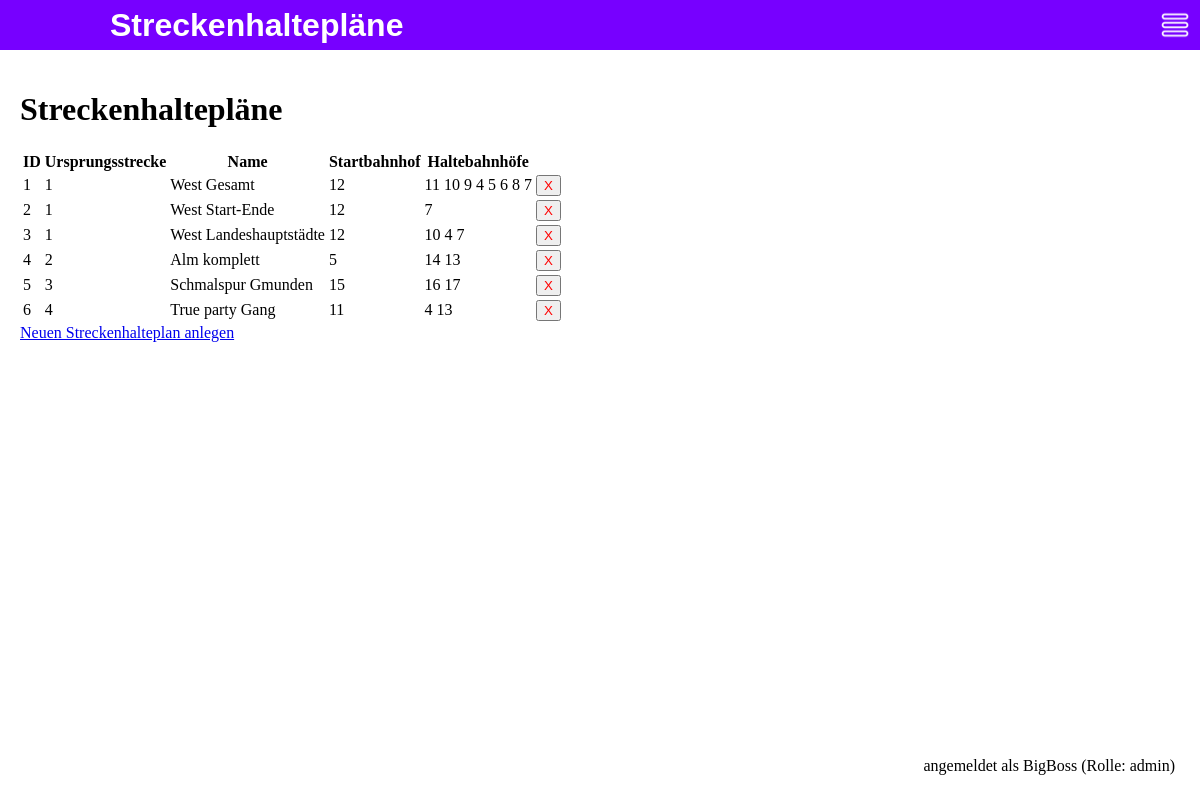
/streckenhalteplaene (signed in), run on an earlier commit of the app's database.
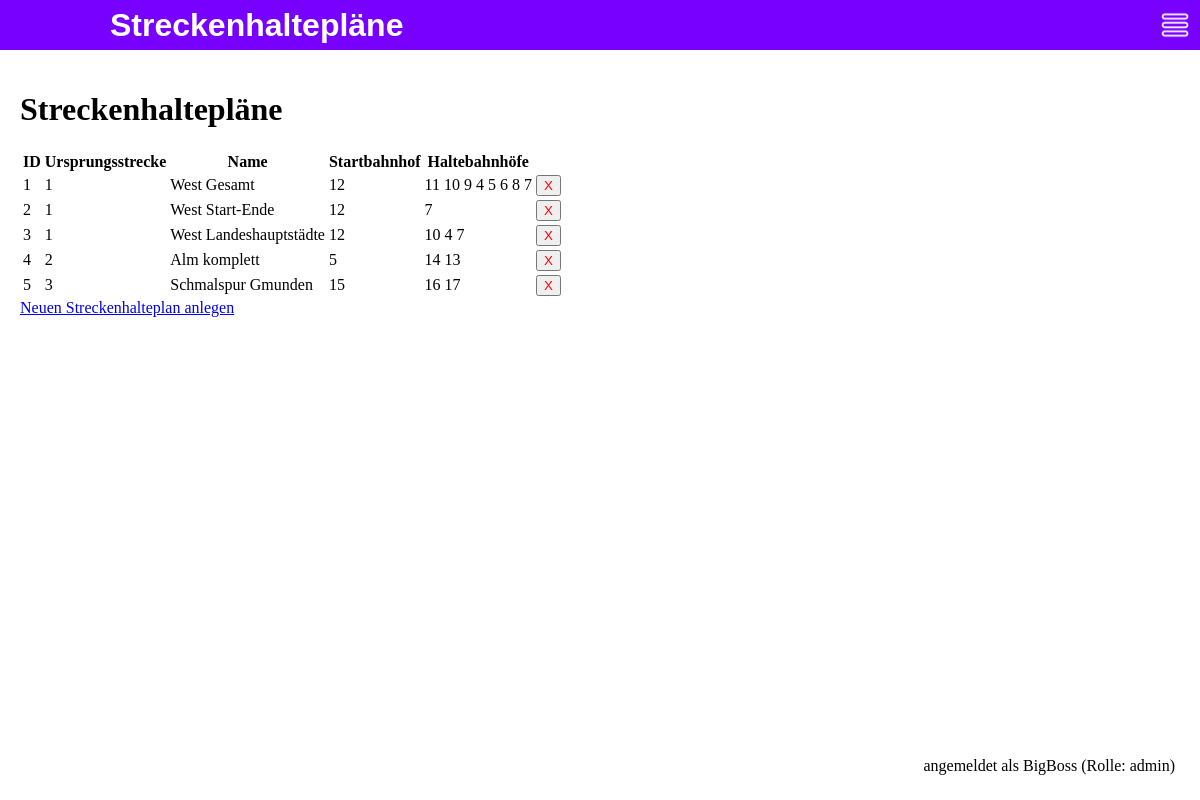
And on a later commit of the database.
### app/models.py (models this page shows, shortened)
class Streckenhalteplan(db.Model):
    id = db.Column(db.Integer, primary_key=True)
    name = db.Column(db.String(64))
    start_station_id = db.Column(db.Integer)
    end_station_id = db.Column(db.Integer)
    original_line_id = db.Column(db.Integer)
    sections = db.relationship('Section', backref='streckenhalteplan')
    travel_duration = db.Column(db.Float)

### app/routes.py (the view)
@main.route('/streckenhalteplaene')
@login_required
def streckenhalteplaene():
    alle_streckenhalteplaene = Streckenhalteplan.query.all()
    return render_template('streckenhalteplaene.html', page_name='Streckenhaltepläne', user=current_user, streckenhalteplaene=alle_streckenhalteplaene)

### run.py (called while the page is built)
@login_manager.user_loader
def load_user(user_id):
    return User.query.get(int(user_id))

### templates/streckenhalteplaene.html (shortened to what this page needs)
{% extends "base.html" %}
{% block content %}
<head>
</head>
<body>
    <h1>Streckenhaltepläne</h1>
    <table>
        <tr>
            <th>ID</th>
            <th>Ursprungsstrecke</th>
            <th>Name</th>
            <th>Startbahnhof</th>
            <th>Haltebahnhöfe</th>
        </tr>
        {% for plan in streckenhalteplaene %}
        <tr>
            <td>{{ plan.id }}</td>
            <td>{{ plan.original_line_id }}</td>
            <td>{{ plan.name }}</td>
            <td>{{ plan.start_station_id }}</td>
            <td>{{ plan.sections | map(attribute='endStation') | join(' ') }}</td>
            <td>
                <form action="{{ url_for('main.loesche_streckenhalteplan', id=plan.id) }}" method="POST">
                    <button type="submit" style="color: red;">X</button>
                </form>
            </td>
        </tr>
        {% endfor %}
    </table>
    <a href="/streckenhalteplan/">Neuen Streckenhalteplan anlegen</a>
</body>
{% endblock %}

What changed in the data, as far as the page shows it:
removed Streckenhalteplan: id "6", original_line_id "4", name "True party Gang", start_station_id "11", sections|map "4 13"
